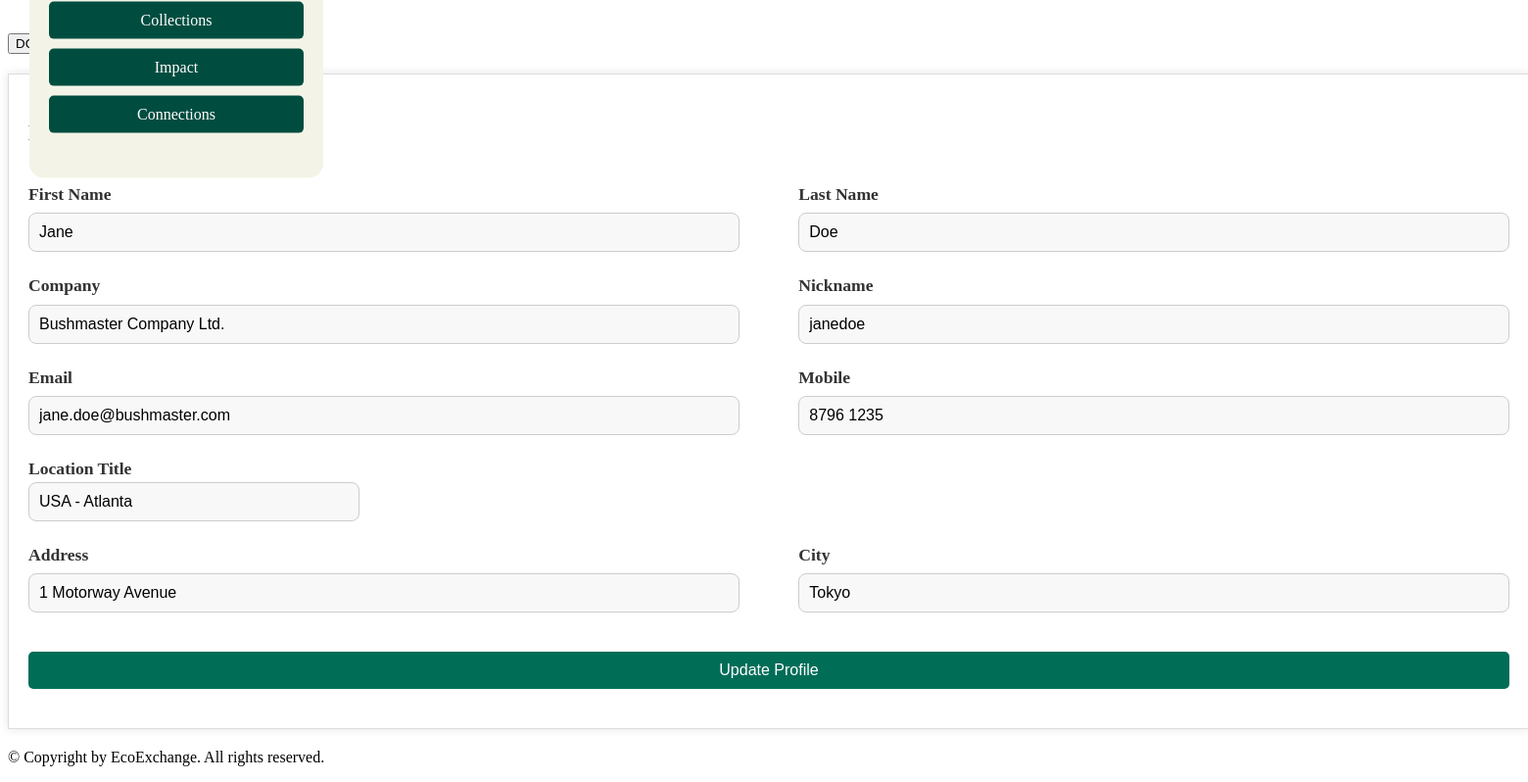
/editProfile (signed in, lower part), run on an earlier commit of the app's database.
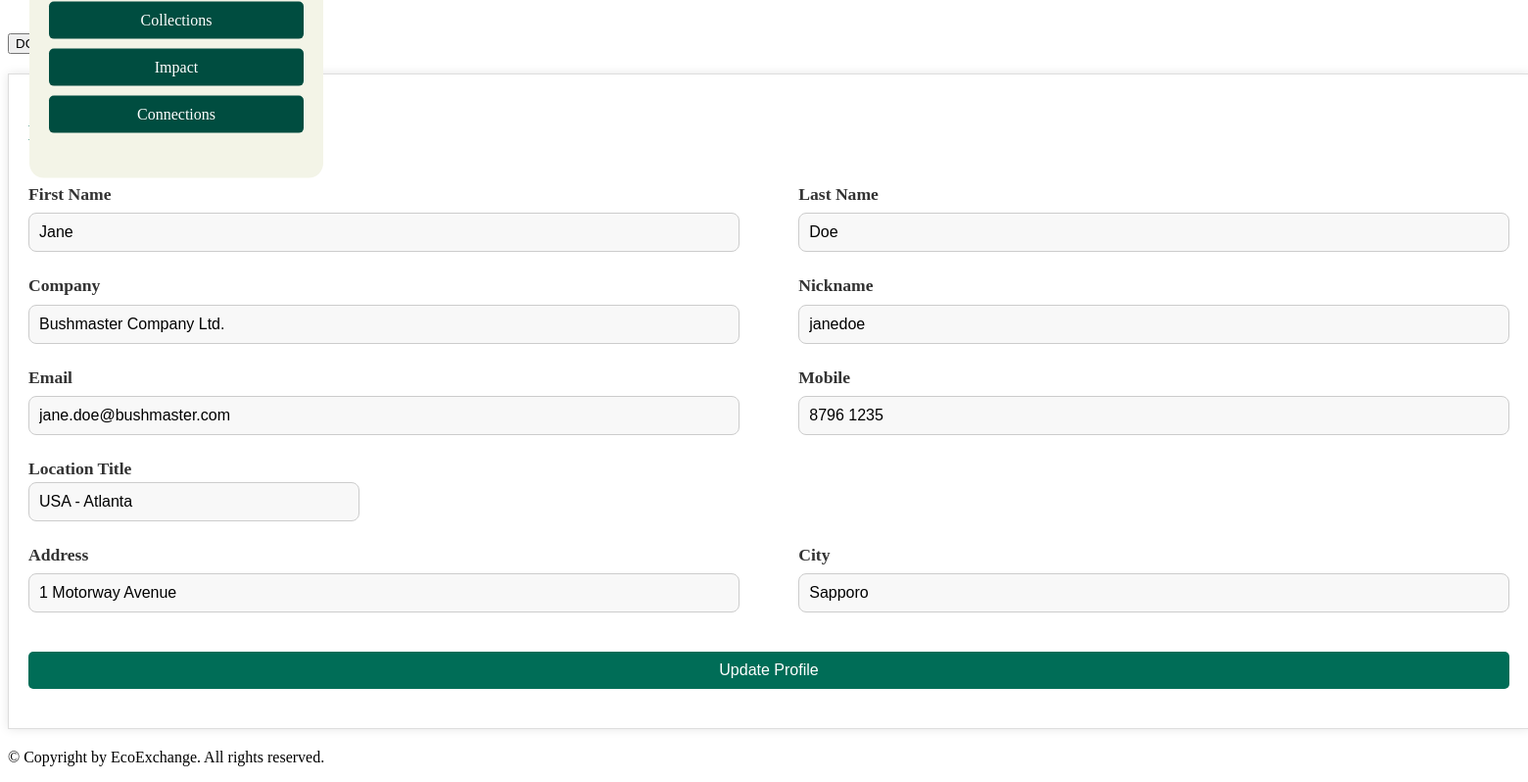
And on a later commit of the database.
### models/user.py (models this page shows, shortened)
class User(db.Model):
    __tablename__ = "users"
    user_id = db.Column(db.Integer, primary_key=True)
    nick_name = db.Column(db.String(25), nullable=True)
    email = db.Column(db.String(256), unique=True, nullable=False)
    password = db.Column(db.String(256), nullable=False)
    fname = db.Column(db.String(25), nullable=False)
    lname = db.Column(db.String(25), nullable=False)
    mobile = db.Column(db.String(15), nullable=False)
    location_title = db.Column(db.String(125), nullable=False)
    address = db.Column(db.String(256), nullable=False)
    city = db.Column(db.String(50), nullable=False)
    company = db.Column(db.String(50), nullable=True)

### app.py (the view)
    @app.route('/editProfile', methods=['GET'])
    def edit_profile():
        if 'user_id' not in session:
            return redirect(url_for('login'))  # Redirect to login if user is not logged in
        try:
            user_id = session['user_id']
            user = User.query.get(user_id)
            if not user:
                return "User not found", 404
            return render_template('editprofile.html', user=user)
        except Exception as e:
            print(f"Error occurred: {e}")
            return "An error occurred", 500

### templates/editprofile.html (shortened to what this page needs)
<!DOCTYPE html>
<html lang="en">
<head>
    <link rel="stylesheet" href="{{ url_for('static', filename='css/profile.css') }}">
</head>
<body>
{% include 'navbar.html' %}
<div class="container">
    <aside class="sidebar">
        <ul class="sidebar-menu">
            <li><a href="{{ url_for('collections') }}">Collections</a></li>
            <li><a href="{{ url_for('impact') }}">Impact</a></li>
            <li><a href="{{ url_for('connections') }}">Connections</a></li>
        </ul>
    </aside>
    <div class="content-container">
        <div class="profile-details">
            <h2>Edit Profile</h2>
            <form action="/updateProfile" method="POST" novalidate>
            <div class="row">
                <div class="col-md-6">
                    <label for="fname" class="form-label">First Name</label>
                    <input type="text" class="form-control" id="fname" name="fname" value="{{ user.fname }}" required
                           aria-label="First Name">
                </div>
                <div class="col-md-6">
                    <label for="lname" class="form-label">Last Name</label>
                    <input type="text" class="form-control" id="lname" name="lname" value="{{ user.lname }}" required
                           aria-label="Last Name">
                </div>
            </div>
            <div class="row">
                <div class="col-md-6">
                    <label for="company" class="form-label">Company</label>
                    <input type="text" class="form-control" id="company" name="company" value="{{ user.company }}"
                           required aria-label="Company">
                </div>
                <div class="col-md-6">
                    <label for="nick_name" class="form-label">Nickname</label>
                    <input type="text" class="form-control" id="nick_name" name="nick_name" value="{{ user.nick_name }}"
                           required aria-label="Nickname">
                </div>
            </div>
            <div class="row">
                <div class="col-md-6">
                    <label for="email" class="form-label">Email</label>
                    <input type="email" class="form-control" id="email" name="email" value="{{ user.email }}" required
                           aria-label="Email">
                </div>
                <div class="col-md-6">
                    <label for="mobile" class="form-label">Mobile</label>
                    <input type="text" class="form-control" id="mobile" name="mobile" value="{{ user.mobile }}" required
                           aria-label="Mobile">
                </div>
            </div>
            <div class="row">
                <div class="col-md-12">
                    <label for="location_title" class="form-label">Location Title</label>
                    <input type="text" class="form-control" id="location_title" name="location_title"
                           value="{{ user.location_title }}" required aria-label="Location Title">
                </div>
            </div>
            <div class="row">
                <div class="col-md-6">
                    <label for="address" class="form-label">Address</label>
                    <input type="text" class="form-control" id="address" name="address" value="{{ user.address }}"
                           required aria-label="Address">
                </div>
                <div class="col-md-6">
                    <label for="city" class="form-label">City</label>
                    <input type="text" class="form-control" id="city" name="city" value="{{ user.city }}" required
                           aria-label="City">
                </div>
            </div>
            <button type="submit" class="btn btn-primary">Update Profile</button>
            </form>
        </div>
    </div>
</div>
{% include 'footer.html' %}
</body>
</html>

What changed in the data, as far as the page shows it:
changed User "Jane": city "Tokyo" → "Sapporo"
